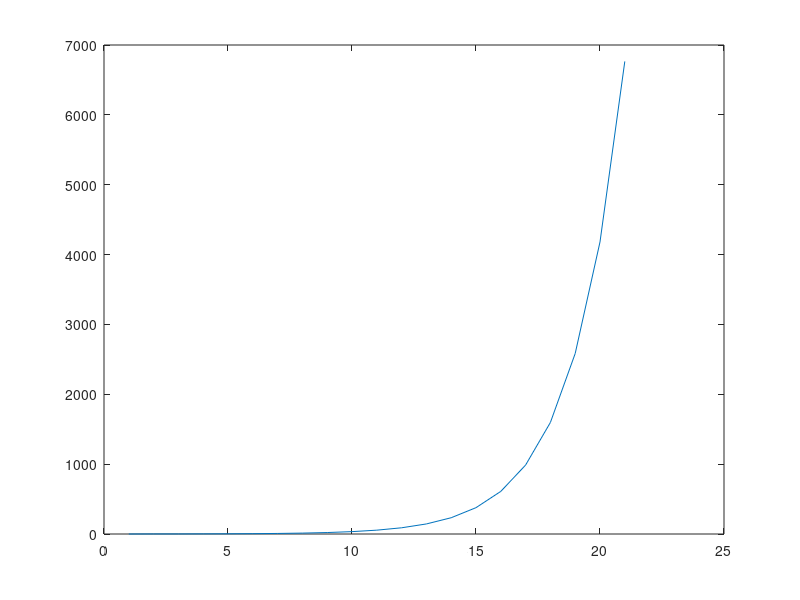

MATLAB code to generate this figure:
a=0;b=1;c=0,odd=0,even=0; 
res = [a, b];
while (a+b) <= 10000
    c = a+b;
    res = [res, c];
    if rem(c, 2) == 0
        even = even + 1;
    else
        odd = odd + 1;
    end
    a = b;
    b = c;
end

x = [1:1:length(res)];
plot(x, res);